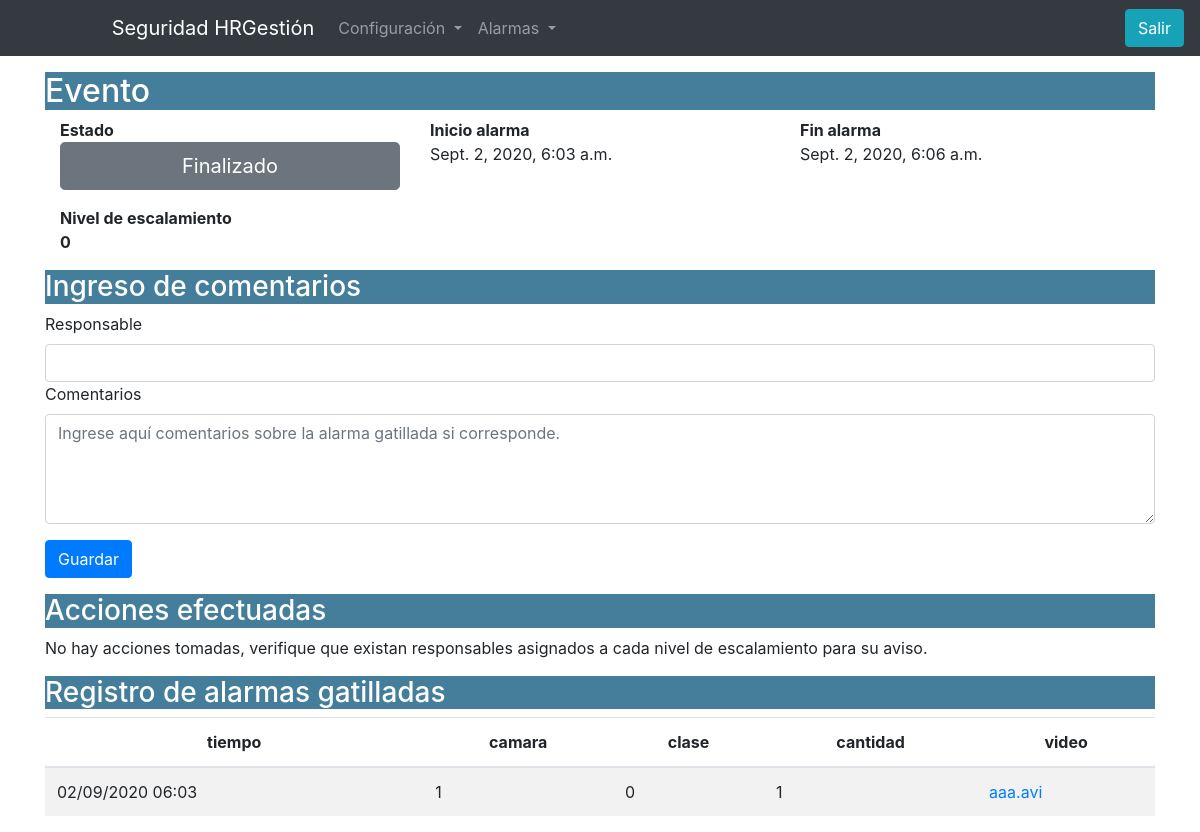
Screenshot of /alarmas/eventos/2/ (signed in) with the database file from the repository.
### camaras/models.py (models this page shows, shortened)
class Eventos(models.Model):
    t_ini = models.DateTimeField('Fecha hora inicio',auto_now_add=True)
    t_fin = models.DateTimeField('Fecha hora termino',auto_now_add=False, blank=True, null=True)
    activo = models.BooleanField('Alarma activa',default=True)
    proced = models.BooleanField('En prodedimiento',default=False)
    estado = models.IntegerField('Nivel escalamiento',default=0)
    responsable = models.TextField('Responsable',blank=True, null=True)
    comentarios = models.TextField('Comentarios',blank=True, null=True)
    class Meta:
        verbose_name_plural = "Eventos"

class Alarmas(models.Model):
    camara = models.ForeignKey('Camara', on_delete=models.PROTECT)
    tiempo = models.DateTimeField('Fecha hora',auto_now_add=False)
    clase = models.CharField(max_length=300)
    cantidad = models.IntegerField()
    video = models.CharField(max_length=300)
    recibido = models.DateTimeField('Recibido',blank=True, null=True,auto_now_add=False)
    evento = models.ForeignKey('Eventos',blank=True, null=True, on_delete=models.PROTECT)
    class Meta:
        verbose_name_plural = "Alarmas"

### camaras/views.py (the view)
# urls.py: path('alarmas/eventos', eventos_list, name='eventos_list'),
@login_required
def eventos(request, id):
    estado="Inactivo"
    escala = 0
    instance = get_object_or_404(Eventos, pk=id)
    reg = RegAcciones.objects.filter(evento=instance).order_by('-tiempo')
    if len(reg):
        df1 = pd.DataFrame(reg.values('tiempo','accion'))
        df1["tiempo"] = pd.DatetimeIndex(df1["tiempo"]).tz_convert('America/Santiago').strftime('%d/%m/%Y %H:%M')
        acciones_tbl = df1.to_html(
                classes=["table table-striped "],
                border=0 , justify='center',
                table_id="tabla_ala",
                index=False,
                escape=False,
                render_links=True)
    else:
        acciones_tbl = '<p>No hay acciones tomadas, verifique que existan responsables asignados\
         a cada nivel de escalamiento para su aviso.<p>'
    ala = Alarmas.objects.filter(evento=instance).order_by('-tiempo')
    df2 = pd.DataFrame(ala.values('tiempo','camara','clase','cantidad','video','pk'))
    df2["video"] = df2["pk"].apply(lambda x: '<a href="/video/{0}">{1}</a>'.format(x,df2[df2['pk']==x].video.values[0]))
    df2["tiempo"] = pd.DatetimeIndex(df2["tiempo"]).tz_convert('America/Santiago').strftime('%d/%m/%Y %H:%M')
    alarmas_tbl = df2.to_html(
            columns=['tiempo','camara','clase','cantidad','video'],
            classes=["table table-striped"],
            border=0 , justify='center',
            table_id="tabla_eve",
            index=False,
            escape=False,
            render_links=True)
    if request.method == 'POST':
        form = EventosForm(request.POST, instance=instance)
        form.save()
        if form.is_valid():
            print("paso x aquí EventosForm",)
            return redirect('eventos_list')
        else:
            print(request.POST, form.is_valid())
    else:
        form = EventosForm(instance=instance)
    cla = {
    0:'btn btn-danger btn-lg btn-block',
    1:'btn btn-warning btn-lg btn-block',
    2:'btn btn-secondary btn-lg btn-block' ,
    }
    msg = {
    0:'Alarma activada',
    1:'En procedimiento' ,
    2:'Finalizado' ,
    }
    if instance.activo==True and instance.proced==False:
        mensaje=msg[0]
        clase = cla[0]
        val_btn = 0
    elif instance.activo==True and instance.proced==True:
        mensaje=msg[1]
        clase = cla[1]
        val_btn = 1
    elif instance.activo==False and instance.proced==False:
        mensaje=msg[2]
        clase = cla[2]
        val_btn = 2
    else:
        print("alarma",instance.activo,"\nprocedimiento",instance.proced)
        mensaje = "Alm inactiva/proced activo "
        clase = cla[2]
        val_btn = 3
    content = {
    'mensaje':mensaje,
    'clase':clase,
    'val_btn':val_btn,
    'inicio':instance.t_ini,
    'fin':instance.t_fin,
    'eve_id': instance.pk,
    'escala':instance.estado,
    'form':form,
    'acciones':acciones_tbl,
    'alarmas':alarmas_tbl,
    }
    return render(request, 'eventos.html', content)

### camaras/forms.py
class EventosForm(forms.ModelForm):
    class Meta:
        fields = (
               'responsable', 'comentarios',
            )
        model = models.Eventos
        widgets = {
            'responsable':TextInput(attrs={'class':'form-control'}),
            'comentarios':Textarea(attrs={'class':'form-control',
                                            'placeholder':'Ingrese aquí comentarios sobre la alarma gatillada si corresponde.',
                                            'rows':"4"}),
        }

### templates/eventos.html (shortened to what this page needs)
{% extends 'base.html' %}
{% block content %}
{% load crispy_forms_tags %}
{% if user.is_authenticated %}
<div class="container">
<h2>Evento</h2>
<div class="container">
  <div class="row">
    <div class="col-sm">
      <b>Estado</b>
        <div>
            <button type="button" value="{{val_btn}}"  class="{{clase}}" id="btnestado">{{mensaje}}</button>
        </div>
    </div>
    <div class="col-sm">
      <b>Inicio alarma</b >
        <p>{{ inicio }}</p>
    </div>
    <div class="col-sm">
        <b>Fin alarma</b>
      <P>{{ fin }}</P>
    </div>
  </div>
</div>
<div class="container">
  <div class="row">
    <div class="col-sm">
      <b>Nivel de escalamiento</b>
      <p><b>{{escala}}</b></p>
    </div>
    <div class="col-sm">
    </div>
    <div class="col-sm">
    </div>
  </div>
</div>
<div id="sec_form" style="display: none">
    <h3>Ingreso de comentarios</h3>
    <form action="" method="post">
        {{ form|crispy }}
        <input type="submit" class="btn btn-primary" value="Guardar">
    </form>
</div>
</div>
<div class="container">
  <h3 >Acciones efectuadas</h3>
  {{acciones|safe}}
</div>
<div class="container">
  <h3>Registro de alarmas gatilladas</h3>
  {{alarmas|safe}}
</div>
{% endif %}
{% endblock %}

### templates/eventos.html (style rules this page uses)
h2,h2,h3 { color: white; background-color:#447e9b; }

### rows the page displays
Eventos: t_ini "Sept. 2, 2020, 6:03 a.m.", t_fin "Sept. 2, 2020, 6:06 a.m."
Alarmas: video "tiempo camara clase cantidad video 02/09/2020 06:03 1 0 1 aaa.avi"

### other values shown
{{ mensaje }} "Finalizado"
{{ escala }} "0"
{{ acciones|safe }} "No hay acciones tomadas, verifique que existan responsables asignados a cada nivel de escalamiento para su aviso."
